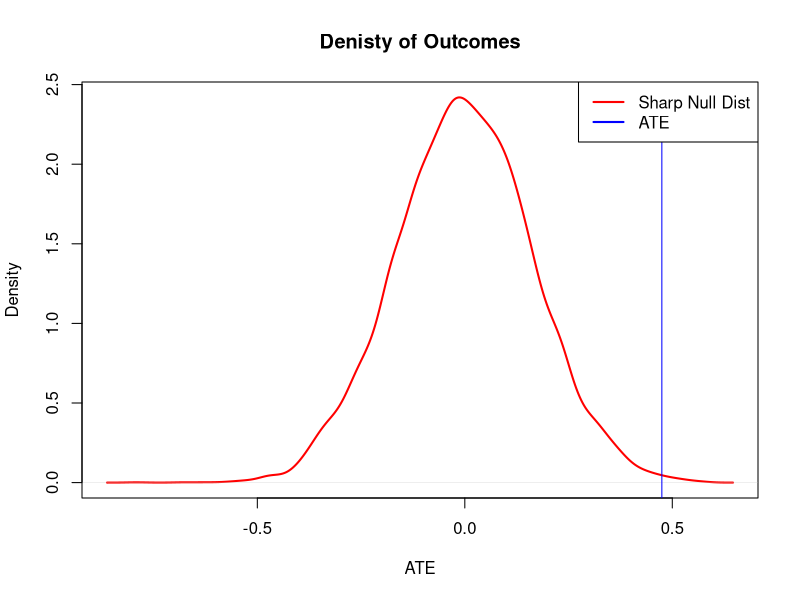
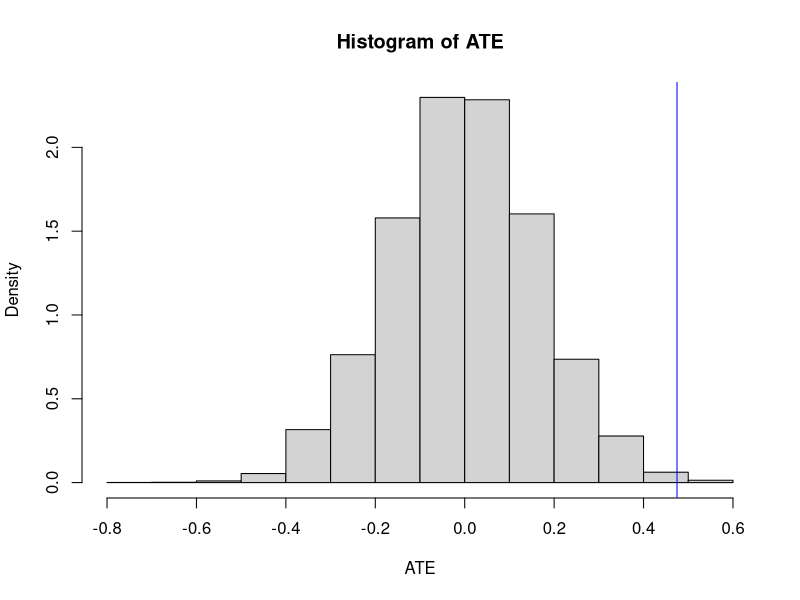
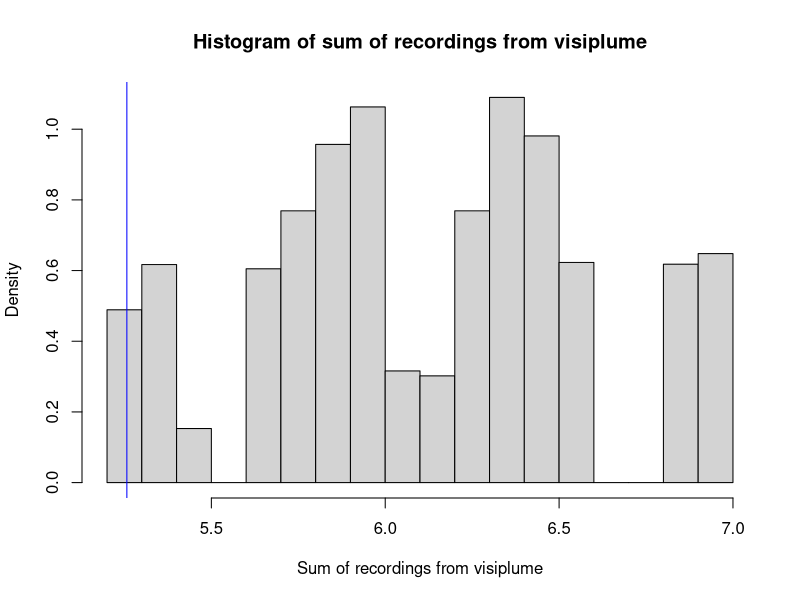

Here is the R script that generated these plots, in order: (Note: a time limit stopped this script after it produced the figures.)
## ---- chunk 1
library(data.table)
library(dplyr)
## ---- chunk 2
d <- fread("./data/clingingsmith_2009.csv")
## ---- chunk 3
d[,mean(views),by=success]

## ---- chunk 4
#calculate the actual estimate of ATE
ATE <- d[success==1,mean(views)] - d[success==0,mean(views)]
#randomize function to randomize the success variable
randomize <- function(){
  sample(d[,success])
}

#function to calculate the ATE for each randomization
est_ate <- function(outcome, treat) { 
  mean(outcome[treat==1]) - mean(outcome[treat==0])
}

#Function to do one study with one randomization
sim_random_study <- function(){
  po_control <- d[,views]
  po_treatment <- po_control # under sharp null treatment same as control
  treatment <- randomize()
  outcomes <- po_treatment * treatment + po_control * (1 - treatment)
  ate <- est_ate(outcomes, treatment)
  return(ate)
}

#generate the distribution under sharp null by replicating the study

distribution_under_sharp_null <- replicate(10000, sim_random_study())
#plot density of randomizations under sharp null 

plot(density(distribution_under_sharp_null), 
     main = "Denisty of Outcomes", 
     xlab = "ATE",
     lwd = 2, col="red")

#plot ATE as vertical line
abline(v = ATE, col = "blue")

#plot the legend
legend("topright", legend = c("Sharp Null Dist", "ATE"), 
       lwd = c(2,2), lty = c(1,1), col = c("red","blue"))

#Plot the histogram
hist(distribution_under_sharp_null, 
     main = "Histogram of ATE", 
     xlab = "ATE",
     freq = FALSE)

#plot ATE as vertical line
abline(v = ATE, col = "blue")

## ---- chunk 5
num_larger <- sum(ATE <= distribution_under_sharp_null) 
num_larger

## ---- chunk 6
p_value_one_tailed <- mean(ATE <= distribution_under_sharp_null)
p_value_one_tailed

## ---- chunk 7
number_more_extreme <- sum(ATE <= abs(distribution_under_sharp_null))
number_more_extreme

## ---- chunk 8
p_value_two_tailed <- mean(ATE <= abs(distribution_under_sharp_null))
p_value_two_tailed

## ---- chunk 9
#vector of readings given
readings <- c(0.950, 0.978, 0.762, 0.733, 0.823, 1.011)
#calculate the ATE here which is sum of values
ATE_value_visiplume <- sum(readings)
#create fictitious values which are equally probable to occur under sharp null
extra_readings <- 1/readings
#function to create randomization this mimics flipping of coin 6 times and noting down the 
#results each time
randomize_visiplume <- function(){
  sample(c(0,1),6,rep=T)
}

#function to calculate the ATE(sum of readings) for one random sample
est_sum_visiplume <- function(treat) { 
  est_sum <- 0
  for (i in 1:6) {
    if (treat[i] == 0) {
      est_sum <- est_sum + readings[i]
    }
    else {
      est_sum <- est_sum + extra_readings[i]
    }
  }
  return (est_sum)
}

#function to do study on one randomization
sim_visiplume_random_study <- function(){
  treatment <- randomize_visiplume()
  ate <- est_sum_visiplume(treatment)
  return(ate)
}

#call study 10000 times using replicate to generate distribution under sharp null
visiplume_distribution_under_sharp_null <- replicate(10000, sim_visiplume_random_study())

#Plot the histogram
hist(visiplume_distribution_under_sharp_null, 
     main = "Histogram of sum of recordings from visiplume", 
     freq = FALSE,
     xlab="Sum of recordings from visiplume")

#plot ATE as vertical line
abline(v = ATE_value_visiplume, col = "blue")

p_value <- mean(ATE_value_visiplume >= visiplume_distribution_under_sharp_null)
paste("P-Value-One-Tailed: ", p_value)
p_value_two_tailed_test <- 2*mean(ATE_value_visiplume >= visiplume_distribution_under_sharp_null)

paste("P-Value-Two-Tailed: ",p_value_two_tailed_test)
## ---- chunk 10
library(foreign)

d <- read.dta("./data/titiunik_2010.dta")
d <- data.table(d)
## ---- chunk 11
d[,mean(bills_introduced),by=texas0_arkansas1]
## ---- chunk 12
d[,mean(bills_introduced),by=term2year]
## ---- chunk 13
d[,mean(bills_introduced),by=.(term2year,texas0_arkansas1)]
## ---- chunk 14
#using the equation 3.6 from the FE book
se_ate <- d[,.(se=var(bills_introduced)/.N),by=.(term2year,texas0_arkansas1)][,.(std_error=sqrt(sum(se))),by=texas0_arkansas1]
se_ate
## ---- chunk 15
#total records
n_total <- d[,.N]
#total texas
n_texas <-  d[texas0_arkansas1==0,.N]
#total arkansas
n_arkansas <- d[texas0_arkansas1==1,.N]
#means table by term and state
means_tb <- d[,.(means=mean(bills_introduced)),by=.(term2year,texas0_arkansas1)]
#ate arkansas
ate_arkansas <- means_tb[texas0_arkansas1==1&term2year==1,means] - means_tb[texas0_arkansas1==1&term2year==0,means]
#ate texas
ate_texas <- means_tb[texas0_arkansas1==0&term2year==1,means] - means_tb[texas0_arkansas1==0&term2year==0,means]
#overall ate
overall_ate <- (n_texas/n_total)*ate_texas + (n_arkansas/n_total)*ate_arkansas
overall_ate
## ---- chunk 16
d[,.N,by=.(term2year,texas0_arkansas1)]
## ---- chunk 17
se_overall_ate <- sqrt((se_ate[texas0_arkansas1==0,std_error]**2) * ((n_texas/n_total) **2) + (se_ate[texas0_arkansas1==1,std_error]**2) * ((n_arkansas/n_total) **2))
se_overall_ate
## ---- chunk 18
#function to produce randmization by blocked variable on state
randomize_blocked <- function(state){
  if(state == 'Texas'){
    return (sample(d[texas0_arkansas1==0,term2year]))
  } else {
    return (sample(d[texas0_arkansas1==1,term2year]))
  }
}

#function to calculate ate for one randomization using blocked formula
est_blocked_ate <- function(outcomes_texas, treatment_texas,outcomes_arkansas,treatment_arkansas) { 
 
  avg_bills_texas_control <- mean(outcomes_texas[treatment_texas==0])
  avg_bills_texas_treatment <- mean(outcomes_texas[treatment_texas==1])
  avg_bills_arkansas_control <- mean(outcomes_arkansas[treatment_arkansas==0])
  avg_bills_arkansas_treatment <- mean(outcomes_arkansas[treatment_arkansas==1])
  total_ate <- (avg_bills_texas_treatment - avg_bills_texas_control) * length(outcomes_texas)/(length(outcomes_texas) + length(outcomes_arkansas)) + (avg_bills_arkansas_treatment - avg_bills_arkansas_control) * length(outcomes_arkansas)/(length(outcomes_texas) + length(outcomes_arkansas))
return(list(total_ate = total_ate,avg_bills_texas_control =avg_bills_texas_control, avg_bills_texas_treatment=avg_bills_texas_treatment,avg_bills_arkansas_control=avg_bills_arkansas_control,avg_bills_arkansas_treatment=avg_bills_arkansas_treatment))
}

#function to simulate the experiment on one randomization
sim_random_block_study <- function(){
  po_control_texas <- d[texas0_arkansas1==0,bills_introduced]
  po_control_arkansas <- d[texas0_arkansas1==1,bills_introduced]
  po_treatment_texas <- po_control_texas # under sharp null treatment same as control
  po_treatment_arkansas <- po_control_arkansas # under sharp null treatment same as control
  treatment_texas <- randomize_blocked('Texas')
  treatment_arkansas <- randomize_blocked('Arkansas')
  outcomes_texas <- po_treatment_texas * treatment_texas + po_control_texas * (1 - treatment_texas)
  outcomes_arkansas <- po_treatment_arkansas * treatment_arkansas + po_control_arkansas * (1 - treatment_arkansas)
  results <- est_blocked_ate(outcomes_texas, treatment_texas,outcomes_arkansas,treatment_arkansas)
  return(results)
}

#call replicate and transpose to get distribution under sharp null as matrix 
blocked_distribution_under_sharp_null <- t(replicate(10000, sim_random_block_study()))
#plot density of randomizations under sharp null 

plot(density(as.numeric(blocked_distribution_under_sharp_null[,"total_ate"])), 
     main = "Denisty of Outcomes", 
     xlab = "overall ATE",
     lwd = 2, col="red")

#plot ATE as vertical line
abline(v = overall_ate, col = "blue")

#plot the legend
legend("topright", legend = c("Sharp Null Dist", "ATE"), 
       lwd = c(2,2), lty = c(1,1), col = c("red","blue"))

#Plot the histogram
hist(as.numeric(blocked_distribution_under_sharp_null[,"total_ate"]), 
     main = "Histogram of overall ATE", 
     xlab = "overall ATE",
     freq = FALSE)

#plot ATE as vertical line
abline(v = overall_ate, col = "blue")

p_value <- mean(overall_ate >= as.numeric(blocked_distribution_under_sharp_null[,"total_ate"]))
p_value
p_value_two_tailed <- mean(abs(overall_ate)<=abs(as.numeric(blocked_distribution_under_sharp_null[,"total_ate"])))
p_value_two_tailed
## ---- chunk 19
par(mfrow=c(2,2))
#plot the histogram of actual experiment for Texas and Arkansas for treatment and control
hist(d[texas0_arkansas1==0&term2year==1,bills_introduced], 
     main = "Bills in treatment group in Texas", 
     xlab = "Number of Bills")

hist(d[texas0_arkansas1==0&term2year==0,bills_introduced], 
     main = "Bills in control group in Texas", 
     xlab = "Number of Bills")

hist(d[texas0_arkansas1==1&term2year==1,bills_introduced], 
     main = "Bills in treatment group in Arkansas", 
     xlab = "Number of Bills")

hist(d[texas0_arkansas1==1&term2year==0,bills_introduced], 
     main = "Bills in control group in Arkansas", 
     xlab = "Number of Bills")



par(mfrow=c(2,2))
#Plot the histogram for treatment in texas
hist(as.numeric(blocked_distribution_under_sharp_null[,"avg_bills_texas_treatment"]), 
     main = "Avg Bills in treatment in Texas in RI", 
     xlab = "Avg Number of Bills",
     freq = FALSE)
#Plot the histogram for control in texas
hist(as.numeric(blocked_distribution_under_sharp_null[,"avg_bills_texas_control"]), 
     main = "Avg Bills in control in Texas in RI", 
     xlab = "Avg Number of Bills",
     freq = FALSE)
#Plot the histogram for treatment in arkansas
hist(as.numeric(blocked_distribution_under_sharp_null[,"avg_bills_arkansas_treatment"]), 
     main = "Avg Bills in treatment in Arkansas in RI", 
     xlab = "Avg Number of Bills",
     freq = FALSE)
#Plot the histogram for control in arkansas
hist(as.numeric(blocked_distribution_under_sharp_null[,"avg_bills_arkansas_control"]), 
     main = "Avg Bills in control in Arkansas in RI", 
     xlab = "Avg Number of Bills",
     freq = FALSE)
## ---- chunk 20
## load data 
d <- fread("./data/clustering_data.csv")
## ---- chunk 21

d[,cluster_id:=c(1,1,2,2,3,3,4,4,5,5,6,6,7,7)]
cluster_means <- d[,.(meanY0=mean(y0),meanY1=mean(y1)),by=cluster_id]
cluster_means
## ---- chunk 22
clustered_se <- function(cluster_vector) {
  ## tell us what you're doing 
  #create column signifying the cluster to which the row belongs to
  d[,cluster_id:=cluster_vector]
  #get cluster length 
  cluster_length = length(unique(cluster_vector))
  #calculate means of each cluster for potential outcomes
  cluster_means <- d[,.(meanY0=mean(y0),meanY1=mean(y1)),by=cluster_id]
  #calculate variance of the cluster means for both Y0 and Y1 
  # we multiply by (cluster_lnegth-1) / (cluster_lnegth) to the formula
  # to get population variance instead
  # of estimate from the function which divides by n-1 
  varYj0 <- cluster_means[,var(meanY0)] * (cluster_length-1) / (cluster_length)
  varYj1 <- cluster_means[,var(meanY1)] * (cluster_length-1) / (cluster_length)
  #print(varYj0)
  #print(varYj1)
  #calculate the covariance of meanY0 and meanY1 for the clusters
  # we multiply by (cluster_lnegth-1) / (cluster_lnegth) to the formula 
  # to get population variance instead
  # of estimate from the function which divides by n-1 
  covYj0Yj1 <- cluster_means[,cov(meanY0,meanY1)] * (cluster_length-1) / (cluster_length)
  #print(covYj0Yj1)
  #initialize number of clusters in treatment and control
  num_cluster_control <- 4
  num_cluster_treatment <- 3
  #initialize number of subjects in treatment and control 
  num_treat <- num_cluster_treatment * 2
  num_control <- num_cluster_control * 2
  clustered_se <- sqrt(1/(cluster_length-1)*(num_treat/num_control*varYj0 + num_control/num_treat*varYj1 + 2*covYj0Yj1) )
  return(clustered_se)  
  
} 

calculated_clustered_se <- clustered_se(c(1,1,2,2,3,3,4,4,5,5,6,6,7,7))
calculated_clustered_se
## ---- chunk 23
#Call same function but with different cluster scheme
calculated_clustered_se_second_cluster <- clustered_se(c(1,2,3,4,5,6,7,7,6,5,4,3,2,1))
calculated_clustered_se_second_cluster

## ---- chunk 24
scheme1 = c(1,1,2,2,3,3,4,4,5,5,6,6,7,7)
scheme2 = c(1,2,3,4,5,6,7,7,6,5,4,3,2,1)

d[,cluster_id:=scheme1]
  #cluster_length 
  cluster_length = length(unique(scheme1))  
  #calculate means of each cluster for potential outcomes
  cluster_means <- d[,.(meanY0=mean(y0),meanY1=mean(y1)),by=cluster_id]
  #calculate variance of the cluster means for both Y0 and Y1 
  (varYj0Scheme1<- cluster_means[,var(meanY0)] * (cluster_length-1) / (cluster_length))
  (varYj1scheme1 <- cluster_means[,var(meanY1)] * (cluster_length-1) / (cluster_length))
  #calculate the covariance of meanY0 and meanY1 for the clusters
  (covYj0Yj1scheme1 <- cluster_means[,cov(meanY0,meanY1)] * (cluster_length-1) / (cluster_length))
  #for scheme2
  d[,cluster_id:=scheme2]
  #cluster_length 
  cluster_length = length(unique(scheme2))
  #calculate means of each cluster for potential outcomes
  cluster_means <- d[,.(meanY0=mean(y0),meanY1=mean(y1)),by=cluster_id]
  #calculate variance of the cluster means for both Y0 and Y1 
  (varYj0Scheme2<- cluster_means[,var(meanY0)] * (cluster_length-1) / (cluster_length))
  (varYj1scheme2 <- cluster_means[,var(meanY1)] * (cluster_length-1) / (cluster_length))
  #calculate the covariance of meanY0 and meanY1 for the clusters
  (covYj0Yj1scheme2 <- cluster_means[,cov(meanY0,meanY1)] * (cluster_length-1) / (cluster_length))
## ---- chunk 25
n_population <- 800000
current_rate <- .004
profit_per_phone <- 100
ad_cost <- 0.2
#So break even TE 
TE <- (current_rate * n_population * profit_per_phone + n_population * ad_cost)/ (n_population*profit_per_phone) - current_rate
TE

## ---- chunk 26
#Since the measured effect is .3 percentage points or .003 rate and the control and treatment 
#group are same number 50% of n_population
effect <- .003
control_num <- n_population/2
treat_num <- n_population/2
p <- (control_num*current_rate + treat_num *(current_rate+effect))/(control_num + treat_num)
standardError <- sqrt(p*(1-p)*(1/control_num + 1/treat_num))
CI_effect_left <- effect - 1.96*standardError
CI_effect_right <- effect + 1.96*standardError
paste("95% Confidence Interval of effect of .003:(",CI_effect_left,",",CI_effect_right,")")
CI_left_rate <- current_rate+CI_effect_left
CI_right_rate <- current_rate+CI_effect_right
paste("95% Confidence Interval of whether people will purchase:(",CI_left_rate,",",CI_right_rate,")")
width <- CI_right_rate - CI_left_rate
paste("Width of interval:",width)
## ---- chunk 27
effect <- .003
control_num <- n_population*.01
treat_num <- n_population*.99
p <- (control_num*current_rate + treat_num *(current_rate+effect))/(control_num + treat_num)
standardError <- sqrt(p*(1-p)*(1/control_num + 1/treat_num))
CI_effect_left <- effect - 1.96*standardError
CI_effect_right <- effect + 1.96*standardError
paste("95% Confidence Interval of effect of .003:(",CI_effect_left,",",CI_effect_right,")")
CI_left_rate <- current_rate+CI_effect_left
CI_right_rate <- current_rate+CI_effect_right
paste("95% Confidence Interval of whether people will purchase:(",CI_left_rate,",",CI_right_rate,")")
width <- CI_right_rate - CI_left_rate
paste("Width of interval:",width)
## ---- chunk 28
d <- fread('./data/list_data_2019.csv')
head(d)
## ---- chunk 29
##Let us check if the data is distributed normally for the two groups Control and treatment to check
#if the t test would give valid results
par(mfrow=c(1,2))
hist(d[uniform_price_auction==1,bid], 
     main = "Bids in treatment group", 
     xlab = "Bids")
hist(d[uniform_price_auction==0,bid], 
     main = "Bids in control group", 
     xlab = "Bids")

t_test_result <- t.test(d[uniform_price_auction==1,bid],d[uniform_price_auction==0,bid])
t_test_result$conf.int[1:2]
t_test_result

## ---- chunk 30
mod <- lm(bid ~ uniform_price_auction,data=d)
summary(mod)
## ---- chunk 31
confint(mod,"uniform_price_auction")
## ---- chunk 32
summary(mod)$coefficients["uniform_price_auction","Pr(>|t|)"]
## ---- chunk 33
#calculate the ATE of the experiment
ATE_bid <- d[uniform_price_auction==1,mean(bid)] - d[uniform_price_auction==0,mean(bid)]

#function to create randomization from the variable uniform_price_actiopn
randomize_bid <- function(){
  sample(d[,uniform_price_auction])
}

#function to calculate ATE of one sample
est_ate_bid <- function(outcome, treat) { 
  mean(outcome[treat==1]) - mean(outcome[treat==0])
}

#function to estimate ATE for one randomization under sharp null
sim_random_study_bid <- function(){
  po_control <- d[,bid]
  po_treatment <- po_control # under sharp null treatment same as control
  treatment <- randomize_bid()
  outcomes <- po_treatment * treatment + po_control * (1 - treatment)
  ate <- est_ate_bid(outcomes, treatment)
  return(ate)
}

#call replicate to generate the distribution under sharp null
distribution_under_sharp_null_bid <- replicate(10000, sim_random_study_bid())
#plot density of randomizations under sharp null 

plot(density(distribution_under_sharp_null_bid), 
     main = "Denisty of Outcomes", 
     xlab = "ATE",
     lwd = 2, col="red")

#plot ATE as vertical line
abline(v = ATE_bid, col = "blue")

#plot the legend
legend("topright", legend = c("Sharp Null Dist", "ATE"), 
       lwd = c(2,2), lty = c(1,1), col = c("red","blue"))

#Plot the histogram
hist(distribution_under_sharp_null_bid, 
     main = "Histogram of ATE", 
     xlab = "ATE",
     freq = FALSE)

#plot ATE as vertical line
abline(v = ATE_bid, col = "blue")

p_value_one_tailed <- mean(ATE_bid >= distribution_under_sharp_null_bid)
p_value_one_tailed
p_value_two_tailed <- mean(abs(ATE_bid) <= abs(distribution_under_sharp_null_bid))
p_value_two_tailed
## ---- chunk 34
t_test_result$p.value
## ---- chunk 35
d[,.N,by=uniform_price_auction]
